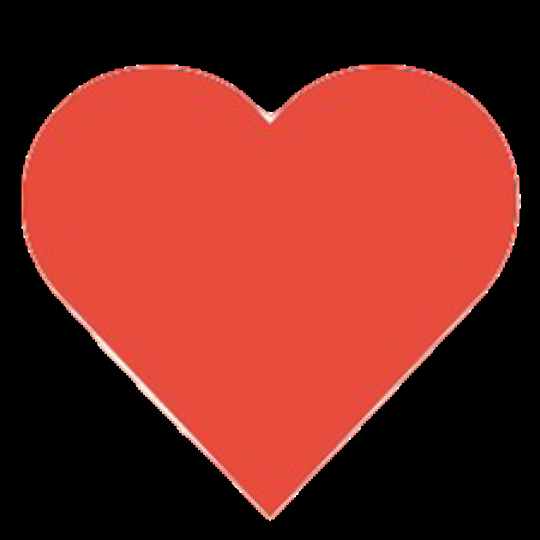
#> input picture Drawcode/heart.png, 1080 x 1080 px, given in place of the camera (shown at 1/2 size)
$ python cv_only_fingerdetect.py
#> lines starting #> are read from the running program, lines starting #| are printed output that depends on the picture; after the words box and inside, x2 and y2 are one past the last pixel; in counts of white or black regions, pixels touching at a corner belong together
# Attempt at making a solid finger-tracking solution using only CV
# Uses contours + convex features to determine where the drawing finger (sticking up on a hand) is.


import cv2
import numpy as np
from collections import deque
import time


FRAME_WIDTH = 640
FRAME_HEIGHT = 480

# thresholds based on personal experimentation (can use colour picker function)
SKIN_HSV_LOWER = np.array([1, 70, 155])
SKIN_HSV_UPPER = np.array([12, 125, 254])

MIN_CONTOUR_AREA = 500
SMOOTHING_WINDOW = 5
DRAW_COLOR = (0, 0, 255)
THICKNESS = 4
ALPHA = 0.8


lk_params = dict(
    winSize=(15, 15),
    maxLevel=2,
    criteria=(cv2.TERM_CRITERIA_EPS | cv2.TERM_CRITERIA_COUNT, 10, 0.03)
)

frame_for_hsv = None


# [7 lines left out: function get_hand_centroid, not called in this run]


# UTILITY FUNCTIONS
def setup_camera(width=FRAME_WIDTH, height=FRAME_HEIGHT):
    cap = cv2.VideoCapture(0)
    cap.set(cv2.CAP_PROP_FRAME_WIDTH, width)
    cap.set(cv2.CAP_PROP_FRAME_HEIGHT, height)
    return cap


def get_skin_mask(frame):
    ## Return a binary mask where skin pixels are white
    hsv = cv2.cvtColor(frame, cv2.COLOR_BGR2HSV)
    mask = cv2.inRange(hsv, SKIN_HSV_LOWER, SKIN_HSV_UPPER)
    kernel = cv2.getStructuringElement(cv2.MORPH_ELLIPSE, (7, 7))
    mask = cv2.morphologyEx(mask, cv2.MORPH_CLOSE, kernel, iterations=2)
    mask = cv2.morphologyEx(mask, cv2.MORPH_OPEN, kernel, iterations=1)
    mask = cv2.GaussianBlur(mask, (7, 7), 0)
    return mask


def find_fingertip(contour):
    ## Detect fingertip from hand contour
    if contour is None or len(contour) < 5:
        return None
    hull = cv2.convexHull(contour, returnPoints=False)
    if hull is None or len(hull) < 3:
        return None
    defects = cv2.convexityDefects(contour, hull)
    if defects is None:
        return tuple(contour[contour[:, :, 1].argmin()][0])

    candidates = []
    for i in range(defects.shape[0]):
        s, e, f, depth = defects[i, 0]
        depth = depth / 256.0
        if depth < 20:
            continue
        candidates.append(tuple(contour[s][0]))
        candidates.append(tuple(contour[e][0]))
    if candidates:
        return min(candidates, key=lambda p: p[1])
    return tuple(contour[contour[:, :, 1].argmin()][0])


def draw_on_canvas(canvas, prev, curr):
    if prev is not None and curr is not None:
        cv2.line(canvas, prev, curr, DRAW_COLOR, THICKNESS)


def overlay_canvas(frame, canvas):
    return cv2.addWeighted(frame, 1.0, canvas, ALPHA, 0)


# [4 lines left out: function show_hsv, not called in this run]

def smooth_points(pts):
    ## Return averaged coordinates from deque of points for smoothing
    if not pts:
        return None
    avg_x = int(sum([p[0] for p in pts]) / len(pts))
    avg_y = int(sum([p[1] for p in pts]) / len(pts))
    return (avg_x, avg_y)

def select_hand_contour(contours, frame_height):
    ## Return the contour most likely to be the hand
    candidates = []
    for cnt in contours:
        area = cv2.contourArea(cnt)
        if area < MIN_CONTOUR_AREA or area > frame_height*frame_height/2:
            continue
        # Optionally, discard contours whose centroid is in upper frame (face)
        M = cv2.moments(cnt)
        if M['m00'] == 0:
            continue
        cy = int(M['m01']/M['m00'])
        if cy < frame_height//2:
            continue
        candidates.append(cnt)
    if not candidates:
        return None

    # pick largest among remaining
    candidates = sorted(candidates, key=cv2.contourArea, reverse=True)
    return candidates[0]


# [5 lines left out: function clear_canvas_and_tracking, not called in this run]


# Main function
def main():
    cap = setup_camera()
    canvas = np.zeros((FRAME_HEIGHT, FRAME_WIDTH, 3), dtype=np.uint8)
    pts = deque(maxlen=SMOOTHING_WINDOW)

    cv2.namedWindow('draw')
    cv2.setMouseCallback('draw', show_hsv)

    old_gray = None
    p0 = None  # fingertip for tracking
    tracking_status = "none"  # none / detect / track / lost
    prev_time = time.time()

    while True:
        ret, frame = cap.read()
#> frame is the input picture: shape (1080, 1080, 3); mean B, G, R 33.9, 41.6, 120.9
        if not ret:
            break
        frame = cv2.flip(frame, 1)
        global frame_for_hsv
        frame_for_hsv = frame.copy()
        gray = cv2.cvtColor(frame, cv2.COLOR_BGR2GRAY)
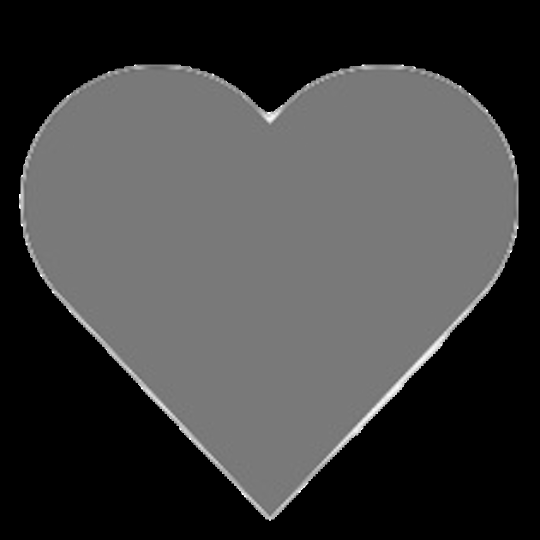
#> gray: shape (1080, 1080) (shown at 1/2 size); min 0, max 255, mean 64.5

        # Skin detection:
        mask = get_skin_mask(frame)
#> in get_skin_mask, `hsv = cv2.cvtColor(frame, cv2.COLOR_BGR2HSV)`: hsv: shape (1080, 1080, 3); mean H, S, V 1.7, 95.8, 120.9
#> in get_skin_mask, `mask = cv2.inRange(hsv, SKIN_HSV_LOWER, SKIN_HSV_UPPER)`:
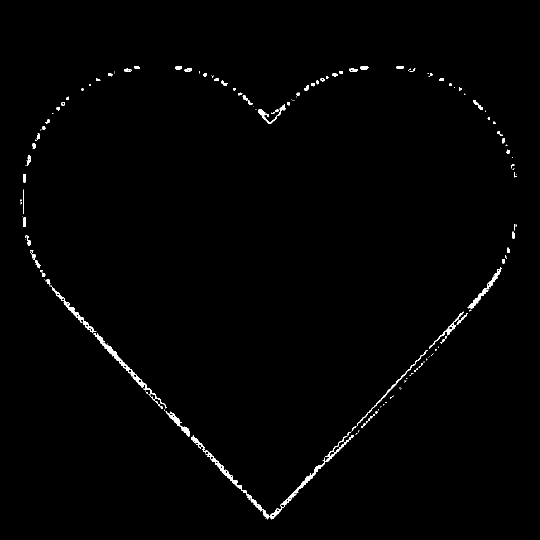
#> mask: shape (1080, 1080) (shown at 1/2 size); 0.88% white; 190 white regions (115 under 20 px), largest, box (x1, y1, x2, y2) and area: (410, 900, 562, 1039) 1196, (188, 666, 333, 817) 1184, (561, 870, 708, 1020) 1078
#> in get_skin_mask, `mask = cv2.morphologyEx(mask, cv2.MORPH_CLOSE, kernel, iterations=2)`:
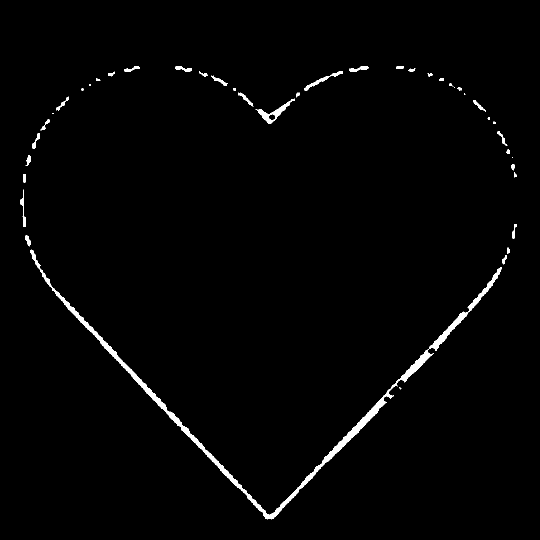
#> mask: shape (1080, 1080) (shown at 1/2 size); 1.4% white; 44 white regions (8 under 20 px), largest, box (x1, y1, x2, y2) and area: (60, 499, 1004, 1039) 11979, (511, 197, 589, 248) 819, (608, 142, 685, 182) 456
#> in get_skin_mask, `mask = cv2.morphologyEx(mask, cv2.MORPH_OPEN, kernel, iterations=1)`:
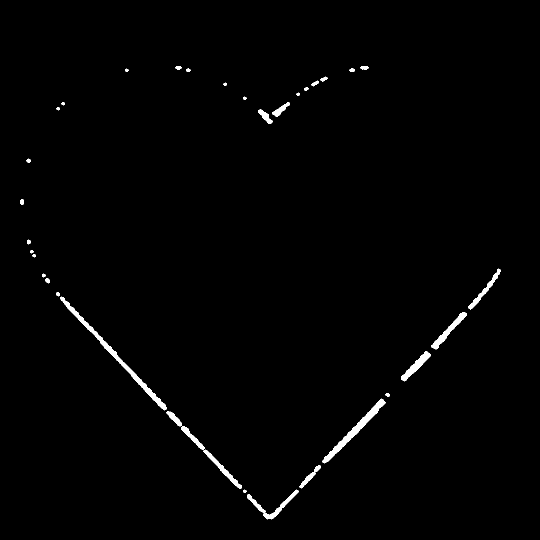
#> mask: shape (1080, 1080) (shown at 1/2 size); 1.1% white; 36 white regions
        contours, _ = cv2.findContours(mask, cv2.RETR_EXTERNAL, cv2.CHAIN_APPROX_SIMPLE)
#> contours = 22 contours; largest, box (x1, y1, x2, y2) and area: (109, 581, 774, 1042) 14264, (859, 621, 937, 702) 1733, (799, 699, 865, 766) 1550, (933, 534, 1004, 622) 1473, (513, 201, 583, 251) 1338

        # Select hand contour
        hand_contour = select_hand_contour(contours, FRAME_HEIGHT)
#> the loop in select_hand_contour, `for cnt in contours:` made 22 passes
#> area on passes 1, 5, 7, 8, 9, 10, 12, 13, 14, 15, 16, 17: 151, 311, 228, 158, 182, 153, 246, 122, 122, 149, 122, 451
#> (area, cy) on passes 2, 3, 4, 6, 11: (1550, 731), (1733, 661), (14264.5, 845), (1473, 579), (1338.5, 225)
#> after the loop in select_hand_contour, `for cnt in contours:`: candidates = 4 contours; box (x1, y1, x2, y2) and area: (109, 581, 774, 1042) 14264, (859, 621, 937, 702) 1733, (799, 699, 865, 766) 1550, (933, 534, 1004, 622) 1473
#> hand_contour = contour of 697 points, box (x1, y1, x2, y2) (109, 581, 774, 1042), area 14264

        if hand_contour is not None:
            # Draw hand contour (green) and convex hull (red)
            cv2.drawContours(frame, [hand_contour], -1, (0, 255, 0), 2)
            hull = cv2.convexHull(hand_contour)
#> hull = contour of 24 points, box (x1, y1, x2, y2) (109, 581, 774, 1042), area 114688
            cv2.drawContours(frame, [hull], -1, (0, 0, 255), 2)
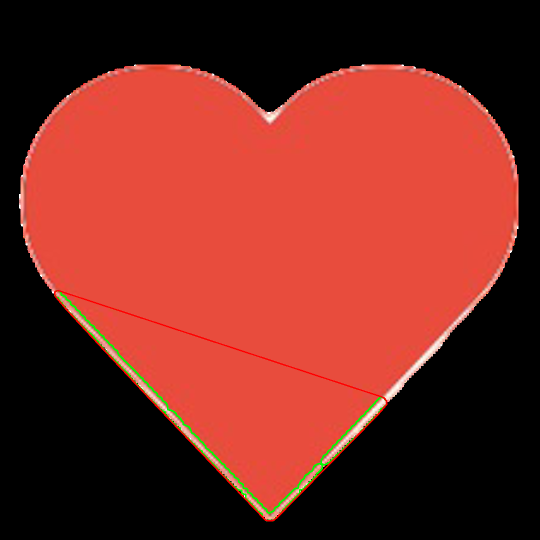
#> frame: shape (1080, 1080, 3) (shown at 1/2 size); mean B, G, R 33.5, 42.2, 120.7

            # Uses convex hull to determine which finger is sticking up the most (i.e., the draw finger)

            # Fingertip detection
            fingertip = find_fingertip(hand_contour)
#> in find_fingertip, `hull = cv2.convexHull(contour, returnPoints=False)`: hull = 24 values, max 696 at index 0, min 0 at index 23, mean 167.3
#> in find_fingertip, `defects = cv2.convexityDefects(contour, hull)`: defects = 17 rows, first 6: [0, 2, 1, 114], [4, 6, 5, 114], [6, 24, 11, 714], [24, 42, 33, 779], [42, 80, 55, 607], [80, 128, 89, 1029]
#> the loop in find_fingertip, `for i in range(defects.shape[0]):` made 17 passes
#> (s, e, f, depth) on passes 1 to 12: (0, 2, 1, 0.445), (4, 6, 5, 0.445), (6, 24, 11, 2.79), (24, 42, 33, 3.04), (42, 80, 55, 2.37), (80, 128, 89, 4.02), (128, 166, 151, 6.55), (167, 169, 168, 0.445), (169, 174, 171, 1), (174, 176, 175, 0.445), (176, 178, 177, 0.641), (179, 244, 211, 10.12)
#> after the loop in find_fingertip, `for i in range(defects.shape[0]):`: candidates = [(765, 794), (117, 581)]
#> fingertip = (117, 581)
            if fingertip is not None:
                pts.appendleft(fingertip)
                cv2.circle(frame, fingertip, 8, (255, 0, 0), -1)  # raw fingertip
#> frame: shape (1080, 1080, 3); 0.02% of pixels changed, all inside (x1, y1, x2, y2) = (109, 573, 126, 590)
                p0 = np.array([[fingertip]], dtype=np.float32)
#> p0 = [[117, 581]]
                old_gray = gray.copy()
                tracking_status = "detect"
        else:
            tracking_status = "none"
            p0 = None

        # Smoothening fingertip detection for drawing
        smoothed = smooth_points(pts)
        if smoothed and len(pts) >= 2:
            draw_on_canvas(canvas, pts[1], smoothed)
            cv2.circle(frame, smoothed, 5, (0, 255, 255), -1)  # smoothed point

        # Overlay and FPS
        overlay = overlay_canvas(frame, canvas)
        curr_time = time.time()
        fps = 1.0 / (curr_time - prev_time)
        prev_time = curr_time

        # Draw tracking status
        color = (200, 200, 200)
        text = f"Status: {tracking_status}"
        cv2.putText(overlay, text, (10, 30), cv2.FONT_HERSHEY_SIMPLEX, 0.7, color, 2)
        cv2.putText(overlay, f"FPS: {fps:.1f}", (10, 60), cv2.FONT_HERSHEY_SIMPLEX, 0.6, color, 1)

        # Display mask and canvas
        cv2.imshow('mask', mask)
        cv2.imshow('draw', overlay)

        # Keyboard controls
        key = cv2.waitKey(1) & 0xFF
        if key == ord('q'):
            break
        elif key == ord('c'):
            canvas[:] = 0
            pts.clear()
        elif key == ord('r'):
            p0 = None
            pts.clear()


    cap.release()
    cv2.destroyAllWindows()


# Separate function helps to find and tune skin colour thresholds (pixel with mouseclick shows thresholds in terminal)
# [32 lines left out: function color_picker, not called in this run]


if __name__ == "__main__":
#> (the run stopped early here; a loop or call above may not have finished)
